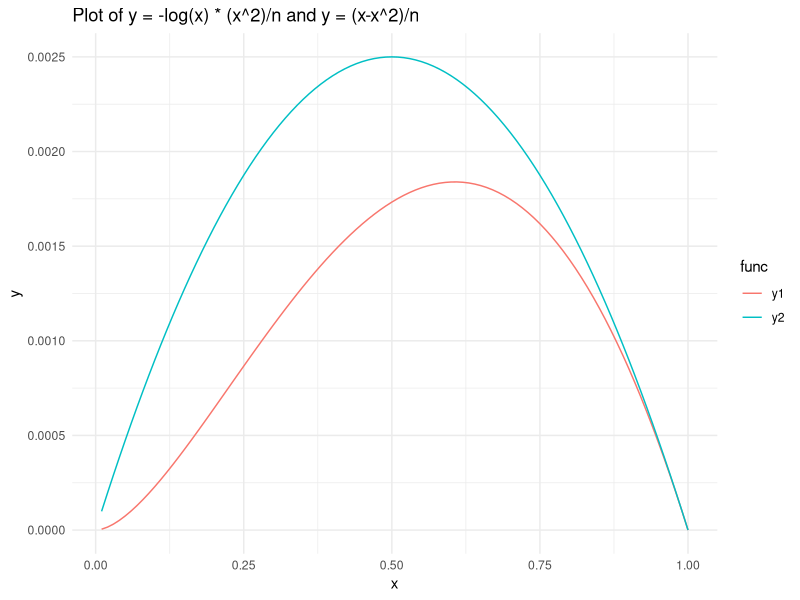

This chart was generated by the following R code:
## ---- chunk 1
knitr::opts_chunk$set(echo = TRUE)
library(ggplot2)
library(tidyverse)
## ---- chunk 2
# Define sample size
n <- 100

# Generate x values
x <- seq(0.01, 1, length.out = 100)  # Avoid x = 0 for log(x)

# Calculate y values for the first function
y1 <- -log(x) * (x^2) / n

# Calculate y values for the second function
y2 <- (x - x^2) / n

# Create data frame
df <- data.frame(x = rep(x, 2), y = c(y1, y2), func = rep(c("y1", "y2"), each = length(x)))

# Create the plot
ggplot(df, aes(x = x, y = y, color = func)) +
  geom_line() +
  labs(x = "x", y = "y", title = "Plot of y = -log(x) * (x^2)/n and y = (x-x^2)/n") +
  theme_minimal()

